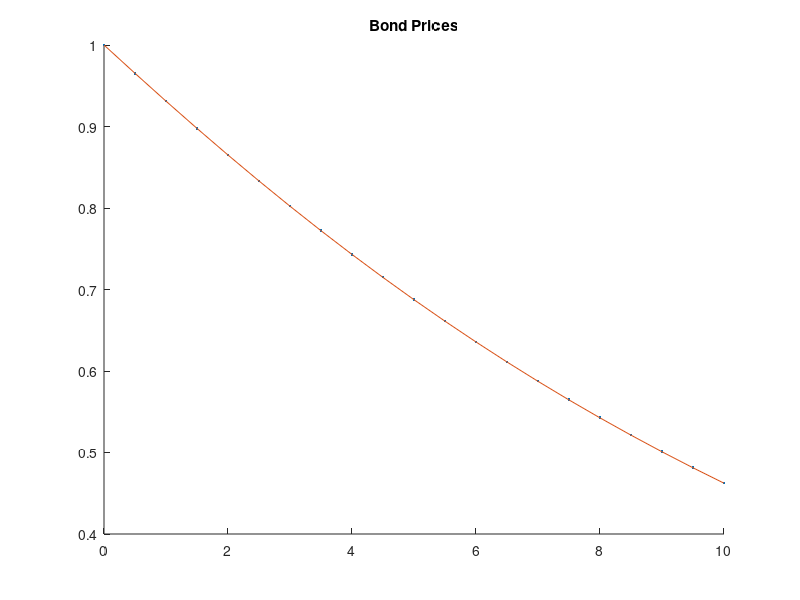
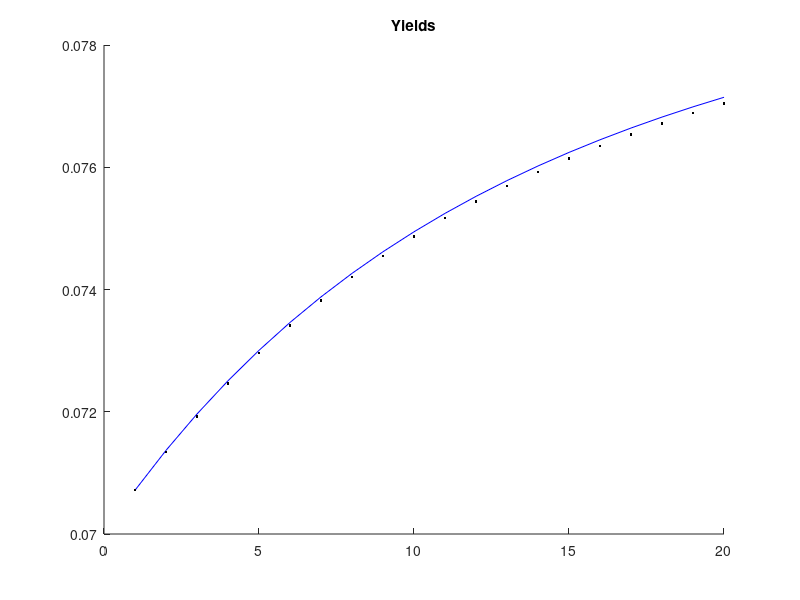

These figures' MATLAB source, in order:
clear
clc
rng(0)

r0 = 0.07;
alpha = 0.15;
b = 0.09;
sigma = 0.02;
deltat = 0.5;
ti = 0:deltat:10;

sigmaHat = @(t1,t2) sigma.*exp(-alpha.*(t2 - t1));
%--------------------------------------------------------------------------
%% Generating the Bond Prices and the Intial Forward Rate Curve
%--------------------------------------------------------------------------
% Vasicek Model Parameters
A = @(t1,t2) (1./alpha).*(1-exp(-alpha.*(t2-t1)));
C = @(t1,t2) (((sigma.^2)/(2.*alpha.^2))-b) .* ((t2-t1)-A(t1,t2))...
    -((sigma.^2)/(4*alpha)).*A(t1,t2).^2;

BondPrices = exp(-A(0,ti)*r0 + C(0,ti)) ;
% figure()
% plot(ti, BondPrices,'.')
ForwardRates = -log(BondPrices(2:end)./BondPrices(1:end-1))./deltat; 
%--------------------------------------------------------------------------
%% Discrete HJM Algorithim
%--------------------------------------------------------------------------
n = 100000; 
Beta = ones(n,1);
N = length(ti)-1;
M = N;
cashflows = zeros(n,M); 
FWD = repmat(ForwardRates,n,1);
for ix = 1:M
    r = FWD(:,ix); % Vector
    Beta = Beta.*exp(r.*deltat); 
    if ix < N
        ti_min1 = ti(ix); % scalar
        tj = ti(ix+1:end-1);  % (ix to N-1) row vector
        % (ix to N-1) row vector because ti starts at zero 
        sigma_j = sigmaHat(ti_min1.*ones(size(tj)),tj);
        % (ix to N-1) row vector
        mu_j = 0.5.*(      cumsum(sigma_j.*deltat).^2 ...
                       -[0 cumsum(sigma_j(1:end-1).*deltat).^2]   )...
                          ./deltat;
        Zi = randn(n,1); % (n by 1) column vector
        FWD(:,ix+1:end) = FWD(:,ix+1:end) + ...
            mu_j.*deltat + sigma_j.*sqrt(deltat).*Zi; 
    end
    cashflows(:,ix) = 1./Beta; 
end

H = [1 mean(cashflows)]; 
%--------------------------------------------------------------------------
%% Plotting
%--------------------------------------------------------------------------
figure()
hold on 
plot(ti,H,'.')
plot(ti,BondPrices,'-')
title('Bond Prices') 
hold off 

figure() 
hold on 
helper1 = (-log(BondPrices))./([1 0.5:deltat:10]); 
helper2 = (-log(H) )./([1 0.5:deltat:10]); 
plot(1:20,helper1(2:end),'b-')
plot(1:20,helper2(2:end),'k.')  
title('Yields')
hold off 
